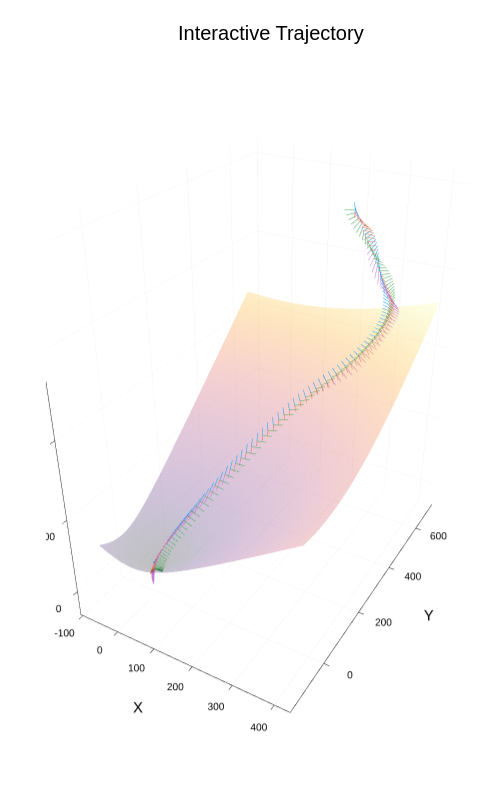

Notebook cell for this chart:
### Markdown cell above
Ignore the error from the next plot

### Code cell
Xd = LinRange(x_lim[1], x_lim[2], 100)' .* ones(100)
Yd = ones(100)' .* LinRange(y_lim[1], y_lim[2], 100)
Zd = sqrt.((Xd .^ 2 + Yd .^ 2)) * tan(γ_gs_);

T_ = uc[1:3, :]
θ_ = xc[7:9, :]
T_e = hcat([imag(Q_conj[i](quatvec(T_[:, i]...))) for i in range(1, length(tc))]...)

Plots.plotlyjs()   # set the backend to Plotly

Plots.quiver(xc[1, :], xc[2, :], xc[3, :], quiver = (b_x[1, :], b_x[2, :], b_x[3, :]) .* z_max ./ 40, aspect_ratio=:equal, size = (500, 800), label = "Body X")
Plots.quiver!(xc[1, :], xc[2, :], xc[3, :], quiver = (b_y[1, :], b_y[2, :], b_y[3, :]) .* z_max ./ 40, aspect_ratio=:equal, label = "Body Y")
Plots.quiver!(xc[1, :], xc[2, :], xc[3, :], quiver = (b_z[1, :], b_z[2, :], b_z[3, :]) .* z_max ./ 40, aspect_ratio=:equal, label = "Body Z")
Plots.quiver!(xc[1, :], xc[2, :], xc[3, :], quiver = (-T_e[1, :], -T_e[2, :], -T_e[3, :]) ./ T_max_ .* z_max ./ 20, axpect_ratio=:equal, scene_aspectmode="cube", label = "Thrust")
Plots.surface!(Xd, Yd, Zd, aspect_ratio=:equal, colorbar = false, scene_aspectmode="cube", alpha = 0.5) # Glideslope
Plots.title!("Interactive Trajectory")
Plots.xlabel!("X")
Plots.ylabel!("Y")
Plots.zlabel!("Z")
